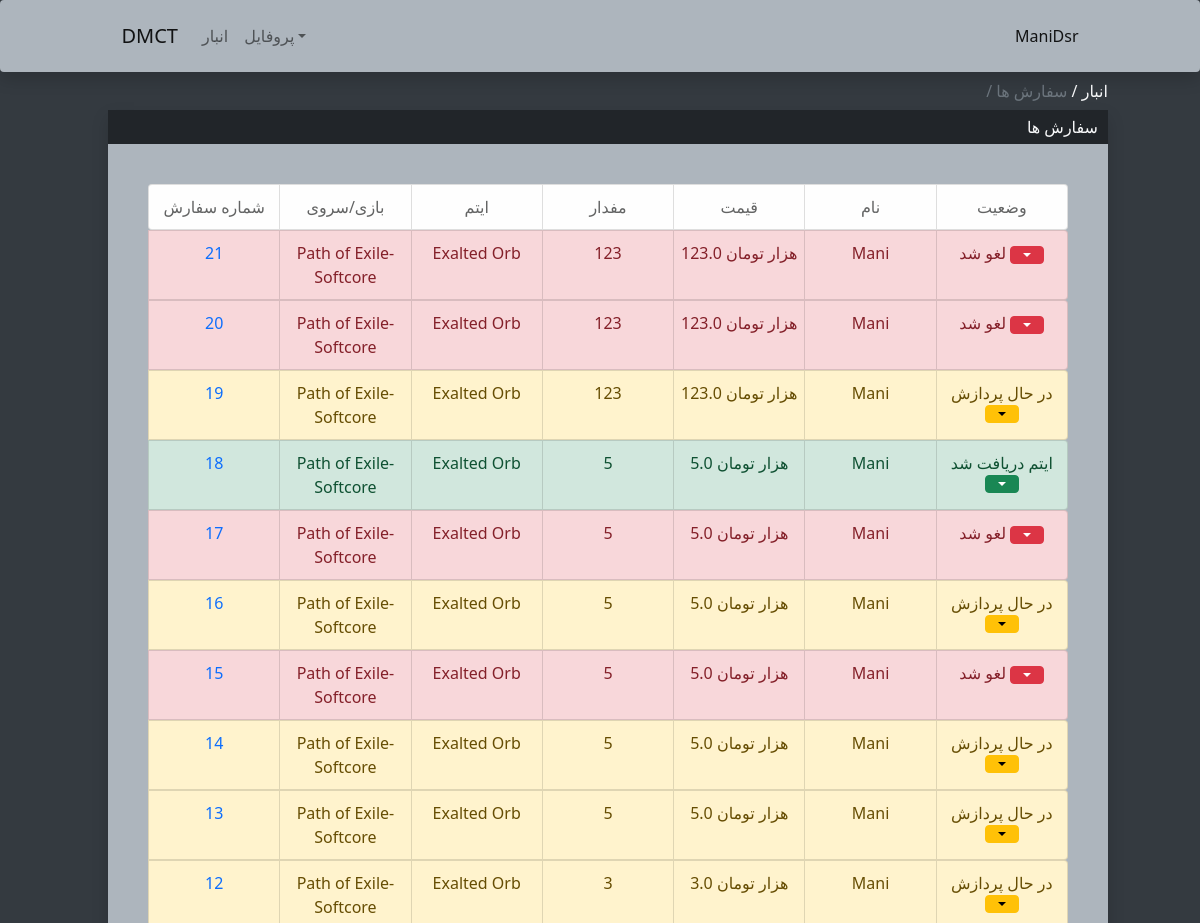
The page /Supply/Offers/ (signed in, upper part) on the database as committed earlier.
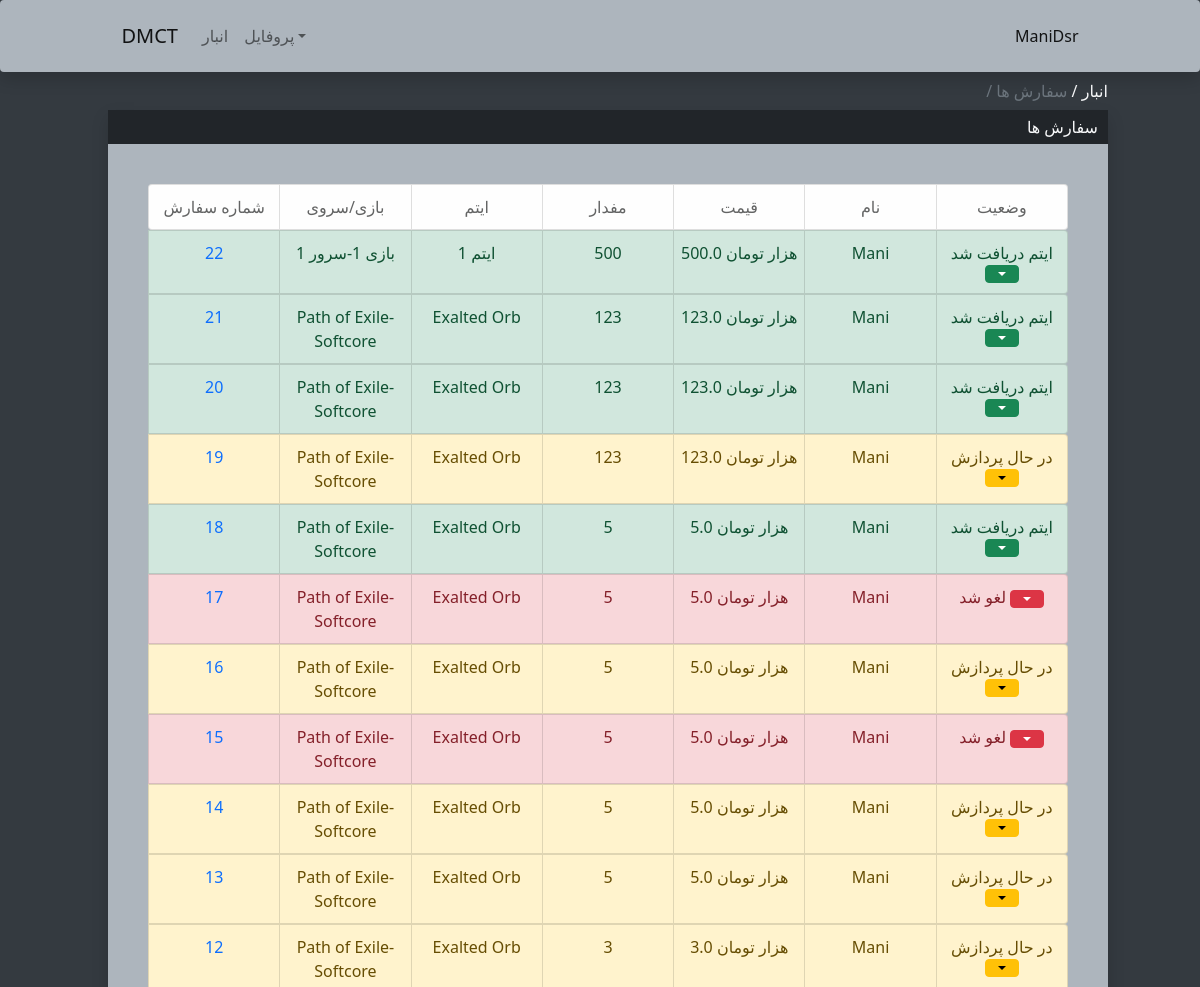
The same page on the database as committed later.
### StaffApp/models.py (models this page shows, shortened)
class OfferRequest(models.Model):
    user = models.ForeignKey(User,on_delete=models.CASCADE,related_name="offersrequest",null=True)
    NameUser = models.CharField(max_length=100)
    ContactWay = models.CharField(max_length=200)
    idgame = models.IntegerField()
    game = models.CharField(max_length=200)
    idserver = models.IntegerField()
    server = models.CharField(max_length=200)
    iditem = models.IntegerField()
    item = models.CharField(max_length=500)
    itemQuantity = models.CharField(max_length=500)
    ingamename = models.CharField(max_length=200)
    note = models.CharField(max_length=500)
    finalPrice = models.FloatField()
    Status = models.IntegerField()

### StaffApp/views.py (the view, shortened to what this page needs)
# urls.py: path("Offers/",views.GetOffers,name="GetOffers"),
@login_required(login_url='/login/')
def GetOffers(response):
    try:
        Offers = reversed(OfferRequest.objects.all())
    except:
        return redirect("/Supply/Offers")
    return render(response,"StaffApp/ListOffers.html",{"Offerslist":Offers})

### StaffApp/templates/StaffApp/ListOffers.html (shortened to what this page needs)
{% extends 'StaffApp/BaseMenu.html'%}
{% block Link %}
    <a href="/Supply" style="color: #f8f9fa;">انبار / </a>
    <a href="/Supply/Offers" style="pointer-events: none;color: #d9dbdd;" class="text-muted">سفارش ها / </a>
{% endblock %}
{% block TitleCont%}
سفارش ها
{% endblock %}
{% block Contant %}
    <div style="margin: 0 40px;">
    <ul class="list-group list-group-horizontal justify-content-center ">
        <li class="list-group-item col list-group-item-light" style="text-align: center;padding: 10px 0;">شماره سفارش</li>
        <li class="list-group-item col list-group-item-light" style="text-align: center;padding: 10px 0;">بازی/سروی</li>
        <li class="list-group-item col list-group-item-light" style="text-align: center;padding: 10px 0;">ایتم</li>
        <li class="list-group-item col list-group-item-light" style="text-align: center;padding: 10px 0;">مفدار</li>
        <li class="list-group-item col list-group-item-light" style="text-align: center;padding: 10px 0;">قیمت</li>
        <li class="list-group-item col list-group-item-light" style="text-align: center;padding: 10px 0;">نام</li>
        <li class="list-group-item col list-group-item-light" style="text-align: center;padding: 10px 0;">وضعیت</li>
    </ul>
    {% if request.user.is_staff %}
        {% for Offer in Offerslist %}
            {% if Offer.Status == 1 %}
            <form method="POST" style="margin: 0;">
                <ul class="list-group list-group-horizontal justify-content-center ">
                    <li class="list-group-item col list-group-item-warning" style="text-align: center;padding: 10px 0;"><a href="{{Offer.id}}">{{Offer.id}}</a></li>
                    <li class="list-group-item col list-group-item-warning" style="text-align: center;padding: 10px 0;">{{Offer.game}}-{{Offer.server}}</li>
                    <li class="list-group-item col list-group-item-warning" style="text-align: center;padding: 10px 0;">{{Offer.item}}</li>
                    <li class="list-group-item col list-group-item-warning" style="text-align: center;padding: 10px 0;">{{Offer.itemQuantity}}</li>
                    <li class="list-group-item col list-group-item-warning" style="text-align: center;padding: 10px 0;">{{Offer.finalPrice}} هزار تومان</li>
                    <li class="list-group-item col list-group-item-warning" style="text-align: center;padding: 10px 0;">{{Offer.NameUser}}</li>
                    <li class="list-group-item col list-group-item-warning" style="text-align: center;padding: 10px 0;">در حال پردازش
                        <button class="btn btn-warning dropdown-toggle" type="button" id="dropdownMenuButton1" data-bs-toggle="dropdown" aria-expanded="false"></button>
                    </li>
                </ul>
            </form>
        {% elif Offer.Status == 2 %}
            <form method="POST" style="margin: 0;">
                <ul class="list-group list-group-horizontal justify-content-center ">
                    <li class="list-group-item col list-group-item-success" style="text-align: center;padding: 10px 0;"><a href="{{Offer.id}}">{{Offer.id}}</a></li>
                    <li class="list-group-item col list-group-item-success" style="text-align: center;padding: 10px 0;">{{Offer.game}}-{{Offer.server}}</li>
                    <li class="list-group-item col list-group-item-success" style="text-align: center;padding: 10px 0;">{{Offer.item}}</li>
                    <li class="list-group-item col list-group-item-success" style="text-align: center;padding: 10px 0;">{{Offer.itemQuantity}}</li>
                    <li class="list-group-item col list-group-item-success" style="text-align: center;padding: 10px 0;">{{Offer.finalPrice}} هزار تومان</li>
                    <li class="list-group-item col list-group-item-success" style="text-align: center;padding: 10px 0;">{{Offer.NameUser}}</li>
                    <li class="list-group-item col list-group-item-success" style="text-align: center;padding: 10px 0;">ایتم دریافت شد
                        <button class="btn btn-success dropdown-toggle" type="button" id="dropdownMenuButton1" data-bs-toggle="dropdown" aria-expanded="false"></button>
                    </li>
                </ul>
            </form>
        {% elif Offer.Status == 3 %}
            <form method="POST" style="margin: 0;">
                <ul class="list-group list-group-horizontal justify-content-center ">
                    <li class="list-group-item col list-group-item-danger" style="text-align: center;padding: 10px 0;"><a href="{{Offer.id}}">{{Offer.id}}</a></li>
                    <li class="list-group-item col list-group-item-danger" style="text-align: center;padding: 10px 0;">{{Offer.game}}-{{Offer.server}}</li>
                    <li class="list-group-item col list-group-item-danger" style="text-align: center;padding: 10px 0;">{{Offer.item}}</li>
                    <li class="list-group-item col list-group-item-danger" style="text-align: center;padding: 10px 0;">{{Offer.itemQuantity}}</li>
                    <li class="list-group-item col list-group-item-danger" style="text-align: center;padding: 10px 0;">{{Offer.finalPrice}} هزار تومان</li>
                    <li class="list-group-item col list-group-item-danger" style="text-align: center;padding: 10px 0;">{{Offer.NameUser}}</li>
                    <li class="list-group-item col list-group-item-danger" style="text-align: center;padding: 10px 0;">لغو شد
                        <button class="btn btn-danger dropdown-toggle" type="button" id="dropdownMenuButton1" data-bs-toggle="dropdown" aria-expanded="false"></button>
                    </li>
                </ul>
            </form>
    {% endif %}
    {% endfor%}
    {% endif %}
</div>
{% endblock %}

### StaffApp/templates/StaffApp/BaseMenu.html (shortened to what this page needs)
<html lang="en">
<head>
    <link href="https://cdn.jsdelivr.net/npm/bootstrap@5.0.2/dist/css/bootstrap.min.css" rel="stylesheet">
</head>
<body>
    <nav class="navbar navbar-expand-lg navbar-light shadow p-3 bg-body rounded col-12">
        <div class="container-fluid" style="margin: 0 8%;">
          <a class="navbar-brand" href="#">DMCT</a>
          <div class="collapse navbar-collapse" id="navbarSupportedContent">
            <ul class="navbar-nav me-auto mb-2 mb-lg-0">
              <li class="nav-item">
                <a class="nav-link" aria-current="page" href="/Supply">انبار</a>
              </li>
              <li class="nav-item dropdown">
                <a class="nav-link dropdown-toggle" href="#" id="navbarDropdown" role="button" data-bs-toggle="dropdown" aria-expanded="false">پروفایل</a>
                  <hr class="dropdown-divider"></li>
                </ul>
            <a href="#" style="text-decoration: none;color: rgba(0, 0, 0, 0.9);font-weight: 500;text-transform: capitalize;">{{user.username}}</a>
          </div>
        </div>
    </nav>
    <div class="col-10" style="margin: 7px 9%;direction: rtl;">
      {% block Link%}{% endblock%}
    </div>
    <div class="col-10 shadow" style="margin: 0 9%;">
        <div style="background-color: #212529;color: #f8f9fa;">
            <p style="padding: 5px 10px;margin-bottom: 0;direction: rtl;">{% block TitleCont%}ایتم خود را انتخاب کنید{% endblock %}</p>
        </div>
        <div style="background-color: #adb5bd; padding: 40px 0;">
          {%if user.is_authenticated %}
            {% block Contant%}لطفا اول در سایت ورود کنید{% endblock %}
          {% endif %}
        </div>
    </div>
</body>
</html>

### StaffApp/templates/StaffApp/BaseMenu.html (style rules this page uses)
.bg-body { background-color: #adb5bd!important; }
body { background-color: #343a40; }
a { text-decoration: none; }

Rows that differ between the two databases and show on the page:
added OfferRequest: id "22", game "بازی 1", server "سرور 1", item "ایتم 1", itemQuantity "500", finalPrice "500.0", NameUser "Mani"
changed OfferRequest id 21: Status "لغو شد" → "ایتم دریافت شد"
changed OfferRequest id 20: Status "لغو شد" → "ایتم دریافت شد"
